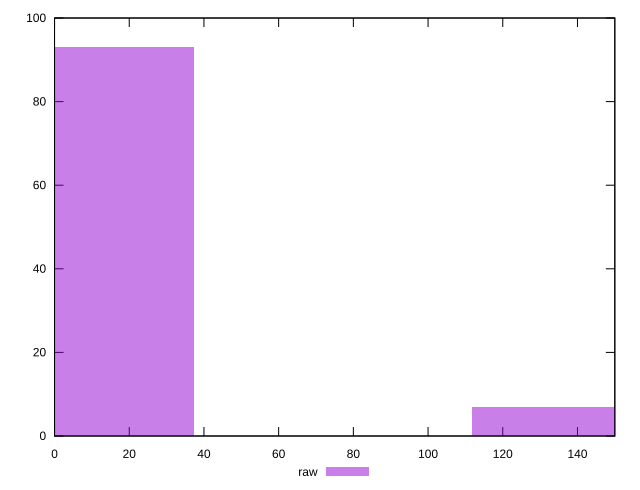

Source code (gnuplot):
reset

$raw <<EOF
0 93
149.00162773843883 7
EOF

set key outside below
set boxwidth 74.50081386921941
set xrange [0:150]
set yrange [0:100]
set trange [0:100]
set style fill transparent solid 0.5 noborder
set terminal svg size 640, 490 enhanced background rgb 'white'
set output "reports/report_00033_2021-03-01T14-23-16.841Z/unminified-javascript/samples/astro-inner/raw/histogram.svg"

plot $raw title "raw" with boxes

reset
